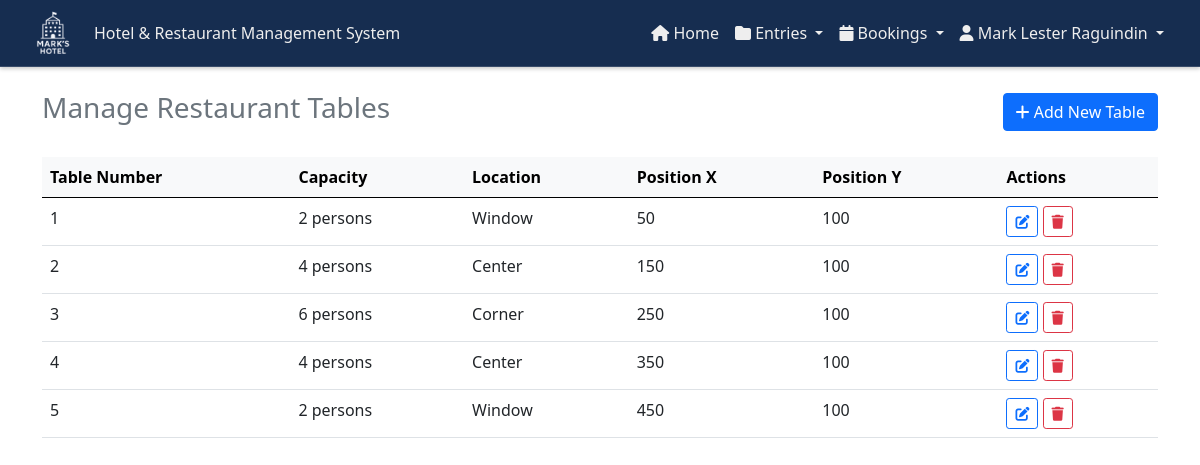
The page /admin/manageTables.php (signed in) on the database as committed earlier.
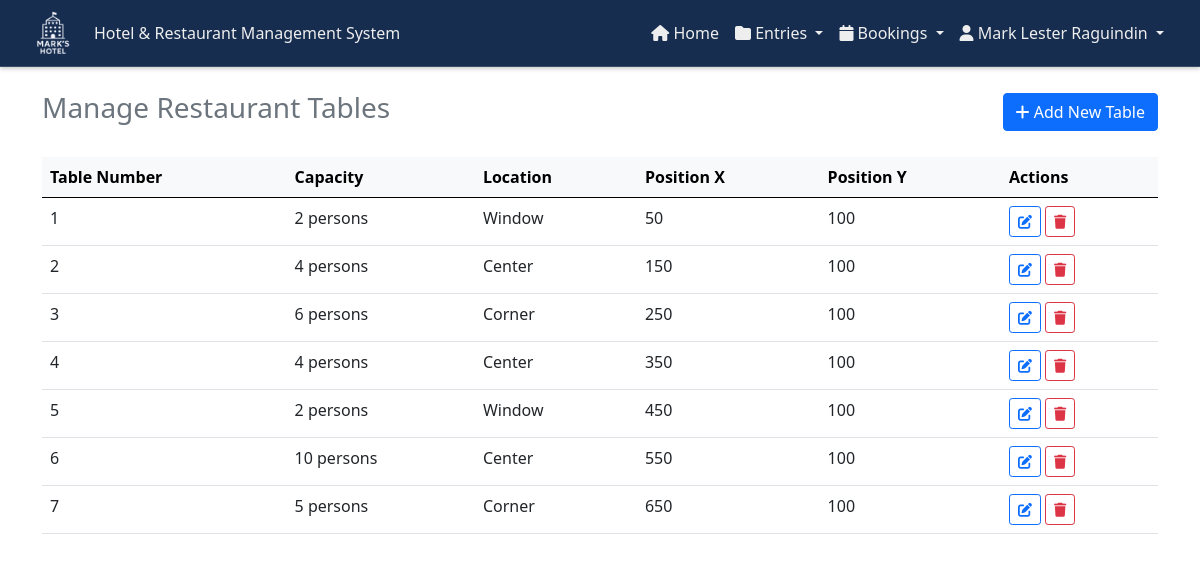
The same page on the database as committed later.
### tables this page shows
CREATE TABLE `restaurant_tables` (
  `table_id` int(11) NOT NULL,
  `table_number` int(11) NOT NULL,
  `capacity` int(11) NOT NULL,
  `position_x` int(11) NOT NULL,
  `position_y` int(11) NOT NULL,
  `location` varchar(255) NOT NULL
);

### controllers/manageTablesController.php (called while the page is built, shortened)
<?php
function getAllTables($con) {
    $query = "SELECT * FROM restaurant_tables ORDER BY table_number";
    $result = mysqli_query($con, $query);
    return mysqli_fetch_all($result, MYSQLI_ASSOC);
}
?>

### admin/manageTables.php (the view, shortened to what this page needs)
<?php
include '../controllers/manageTablesController.php';
$tables = getAllTables($con);
?>
<!DOCTYPE html>
<html lang="en">
<head>
    <link href="https://cdn.jsdelivr.net/npm/bootstrap@5.0.2/dist/css/bootstrap.min.css" rel="stylesheet">
    <link rel="stylesheet" href="https://cdnjs.cloudflare.com/ajax/libs/font-awesome/6.0.0-beta3/css/all.min.css" />
    <link rel="stylesheet" href="../css/customAdminHeader.css">
    <link rel="stylesheet" href="https://cdnjs.cloudflare.com/ajax/libs/font-awesome/6.7.2/css/all.min.css">
</head>
<body>
    <?php include '../components/header_admin.php'; ?>
    <div class="container mt-4">
        <div class="d-flex justify-content-between align-items-center mb-4">
            <h3 class="card-title text-muted">Manage Restaurant Tables</h3>
            <button class="btn btn-primary" data-bs-toggle="modal" data-bs-target="#addTableModal">
                <i class="fas fa-plus"></i> Add New Table
            </button>
        </div>
        <div class="table-responsive">
            <table class="table table-hover">
                <thead class="table-light">
                    <tr>
                        <th>Table Number</th>
                        <th>Capacity</th>
                        <th>Location</th>
                        <th>Position X</th>
                        <th>Position Y</th>
                        <th>Actions</th>
                    </tr>
                </thead>
                <tbody>
                    <?php foreach ($tables as $table): ?>
                        <tr>
                            <td><?php echo htmlspecialchars($table['table_number']); ?></td>
                            <td><?php echo htmlspecialchars($table['capacity']); ?> persons</td>
                            <td><?php echo htmlspecialchars($table['location']); ?></td>
                            <td><?php echo htmlspecialchars($table['position_x']); ?></td>
                            <td><?php echo htmlspecialchars($table['position_y']); ?></td>
                            <td class="table-actions">
                                <button class="btn btn-sm btn-outline-primary edit-table"
                                        data-bs-toggle="modal"
                                        data-bs-target="#editTableModal"
                                        data-table='<?php echo json_encode($table); ?>'>
                                    <i class="fas fa-edit"></i>
                                </button>
                                <button class="btn btn-sm btn-outline-danger delete-table"
                                        data-table-id="<?php echo $table['table_id']; ?>"
                                        data-table-number="<?php echo $table['table_number']; ?>">
                                    <i class="fas fa-trash"></i>
                                </button>
                            </td>
                        </tr>
                    <?php endforeach; ?>
                </tbody>
            </table>
        </div>
    </div>
</body>
</html>

### components/header_admin.php (shortened to what this page needs)
<nav class="navbar navbar-expand-lg custom-navbar">
    <div class="container-fluid">
        <img src="../images/final.png" alt="" class="me-3" style="height: 50px;">
        <a class="navbar-brand" id="navbarTitle" href="dashboard.php">
        </a>
        <div class="collapse navbar-collapse" id="navbarNav">
            <ul class="navbar-nav ms-auto">
                <li class="nav-item">
                    <a class="nav-link" aria-current="page" href="dashboard.php">
                        <i class="fas fa-home"></i> Home
                    </a>
                </li>
                <li class="nav-item dropdown">
                    <a class="nav-link dropdown-toggle" href="#" id="entriesDropdown" role="button" data-bs-toggle="dropdown" aria-expanded="false">
                        <i class="fas fa-folder"></i> Entries
                    </a>
                </li>
                <li class="nav-item dropdown">
                    <a class="nav-link dropdown-toggle" href="#" id="entriesDropdown" role="button" data-bs-toggle="dropdown" aria-expanded="false">
                        <i class="fas fa-calendar"></i> Bookings
                    </a>
                </li>
                <li class="nav-item dropdown">
                    <a class="nav-link dropdown-toggle" href="#" id="userDropdown" role="button" data-bs-toggle="dropdown" aria-expanded="false">
                        <i class="fas fa-user"></i> <?php echo htmlspecialchars($_SESSION['name'] ?? 'User'); ?>
                    </a>
                </li>
            </ul>
        </div>
    </div>
</nav>

### css/customAdminHeader.css (style rules this page uses)
.custom-navbar { background-color: #162d50; border-bottom: 1px solid rgba(255, 255, 255, 0.15); box-shadow: 0 2px 4px rgba(0, 0, 0, 0.2); padding: 0.5rem 1rem; }
.custom-navbar .navbar-brand, .custom-navbar .nav-link, .custom-navbar .dropdown-toggle { color: #eee !important; font-weight: 500; font-size: 1rem; }

Rows that differ between the two databases and show on the page:
added restaurant_tables: table_number "6", capacity "10", location "Center", position_x "550", position_y "100"
added restaurant_tables: table_number "7", capacity "5", location "Corner", position_x "650", position_y "100"
